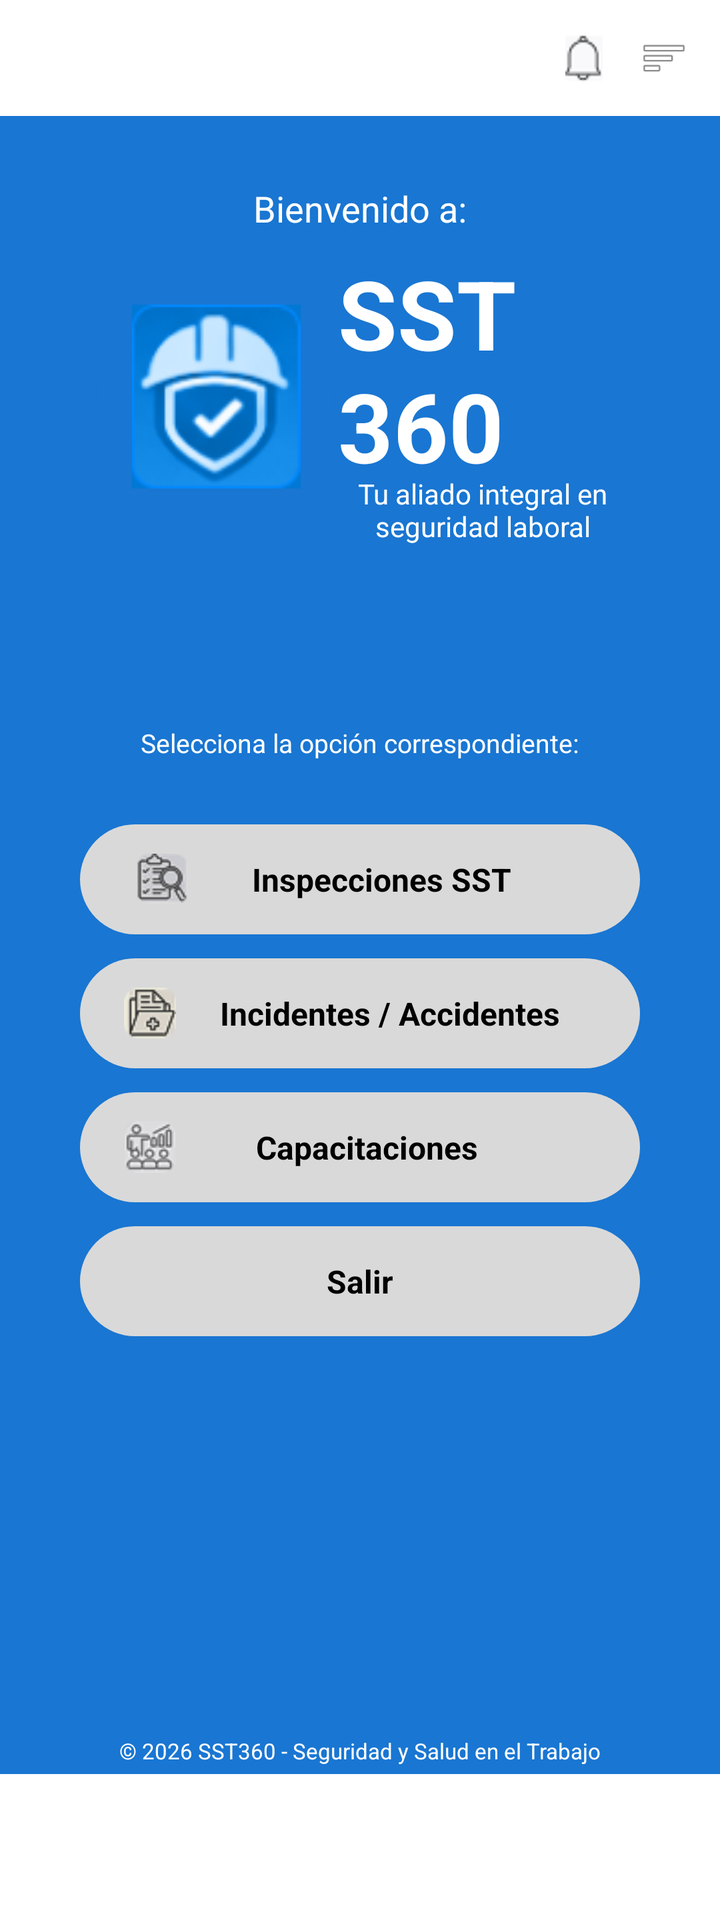
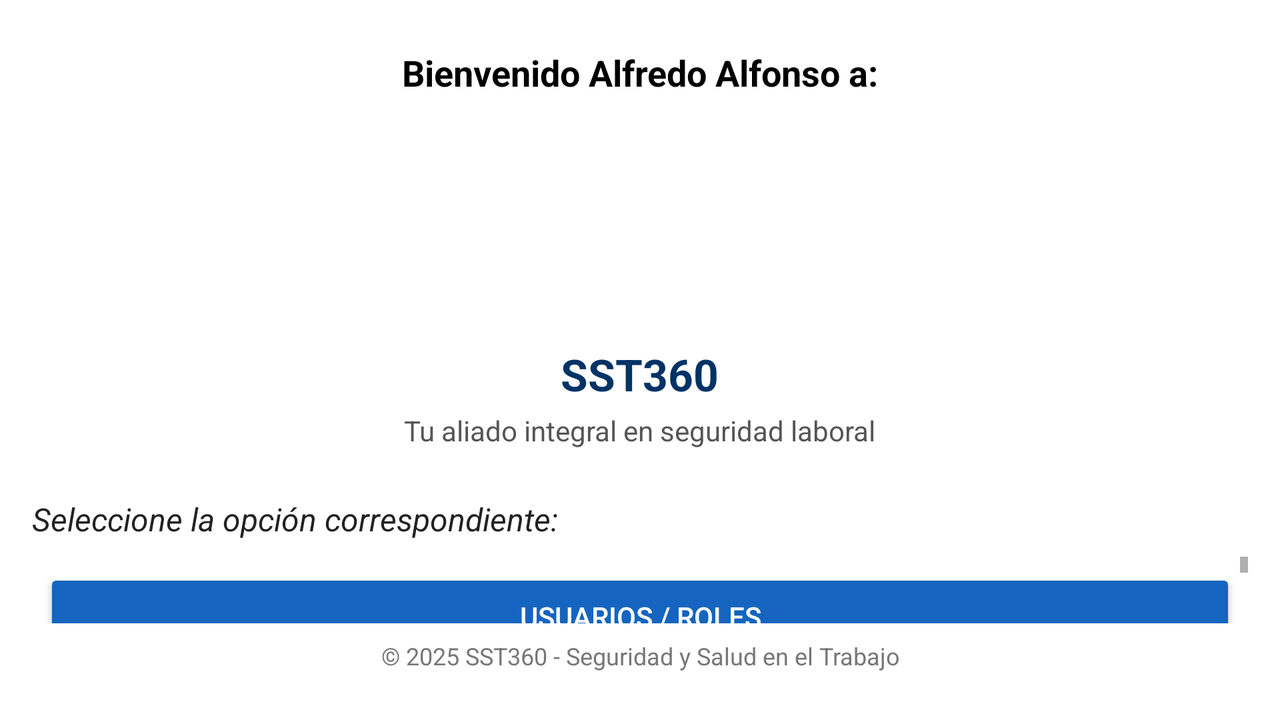

The same Android screen from two of the app's own layout files: first res/layout/ as a phone draws it, then the repository's variant for another configuration, drawn on a device whose configuration selects that folder. Both files follow.
<!-- AndroidManifest.xml: application theme Theme.SST360 -->
<!-- res/layout/activity_principal.xml -->
<?xml version="1.0" encoding="utf-8"?>
<ScrollView xmlns:android="http://schemas.android.com/apk/res/android"
    android:layout_width="match_parent"
    android:layout_height="match_parent"
    android:background="#1976D2"
    android:fillViewport="true">

    <LinearLayout
        android:layout_width="match_parent"
        android:layout_height="match_parent"
        android:orientation="vertical">

        

        
        <LinearLayout
            android:layout_width="match_parent"
            android:layout_height="58dp"
            android:background="#FFFFFF"
            android:gravity="end|center_vertical"
            android:paddingEnd="16dp">

            <ImageView
                android:layout_width="24dp"
                android:layout_height="24dp"
                android:layout_marginEnd="16dp"
                android:src="@drawable/campana_not" />

            <ImageView
                android:layout_width="24dp"
                android:layout_height="24dp"
                android:src="@android:drawable/ic_menu_sort_by_size" />
        </LinearLayout>

        <LinearLayout
            android:layout_width="match_parent"
            android:layout_height="wrap_content"
            android:orientation="vertical"
            android:gravity="center_horizontal"
            android:padding="24dp"
            android:elevation="4dp">

            
            <TextView
                android:text="Bienvenido a:"
                android:textColor="#FFFFFF"
                android:textSize="18sp"
                android:layout_marginTop="10dp"
                android:layout_width="wrap_content"
                android:layout_height="wrap_content"/>

            
            <LinearLayout
                android:layout_width="match_parent"
                android:layout_height="wrap_content"
                android:orientation="horizontal"
                android:gravity="center"
                android:layout_marginTop="8dp"
                android:paddingStart="24dp"
                android:paddingEnd="24dp">

                

                

                <ImageView
                    android:layout_width="120dp"
                    android:layout_height="120dp"
                    android:src="@drawable/logo_modif"
                    android:background="@drawable/logo_redondo"
                    android:padding="14dp"
                    android:layout_marginEnd="1dp"/>

                <Space
                    android:layout_width="0dp"
                    android:layout_height="wrap_content"/>

                
                <LinearLayout
                    android:layout_width="wrap_content"
                    android:layout_height="wrap_content"
                    android:orientation="vertical"
                    android:gravity="center_vertical">

                    
                    <TextView
                        android:layout_width="match_parent"
                        android:layout_height="wrap_content"
                        android:text="SST 360"
                        android:textColor="#FFFFFF"
                        android:textSize="48sp"
                        android:textStyle="bold"
                        android:layout_marginBottom="2dp"/>

                    
                    <TextView
                        android:layout_width="match_parent"
                        android:layout_height="wrap_content"
                        android:text="Tu aliado integral en seguridad laboral"
                        android:textColor="#FFFFFF"
                        android:textSize="14sp"
                        android:textAlignment="center"
                        android:layout_marginTop="-10dp"
                        android:layout_marginStart="2dp"/>

                </LinearLayout>
            </LinearLayout>

            
            <TextView
                android:text="Selecciona la opción correspondiente:"
                android:textColor="#FFFFFF"
                android:textSize="13sp"
                android:layout_marginBottom="20dp"
                android:layout_width="wrap_content"
                android:layout_height="wrap_content"
                android:layout_marginTop="90dp"/>

            
            <LinearLayout
                android:id="@+id/btnInspecciones"
                android:layout_width="280dp"
                android:layout_height="55dp"
                android:orientation="horizontal"
                android:gravity="center_vertical"
                android:background="@drawable/btn_redondeado"
                android:layout_marginTop="12dp"
                android:paddingStart="28dp">

                
                <ImageView
                    android:layout_width="26dp"
                    android:layout_height="26dp"
                    android:src="@drawable/bt_inspec"
                    android:layout_marginEnd="32dp"/>

                
                <TextView
                    android:layout_width="wrap_content"
                    android:layout_height="wrap_content"
                    android:text="Inspecciones SST"
                    android:textColor="#000000"
                    android:textSize="16sp"
                    android:textStyle="bold" />
            </LinearLayout>

            
            <LinearLayout
                android:id="@+id/btnIncidentes"
                android:layout_width="280dp"
                android:layout_height="55dp"
                android:orientation="horizontal"
                android:gravity="center_vertical"
                android:background="@drawable/btn_redondeado"
                android:layout_marginTop="12dp"
                android:paddingStart="22dp"
                android:paddingEnd="22dp">

                <ImageView
                    android:layout_width="26dp"
                    android:layout_height="26dp"
                    android:src="@drawable/bt_incide"
                    android:layout_marginEnd="22dp"/>

                <TextView
                    android:layout_width="wrap_content"
                    android:layout_height="wrap_content"
                    android:text="Incidentes / Accidentes"
                    android:textColor="#000000"
                    android:textSize="16sp"
                    android:textStyle="bold"/>
            </LinearLayout>

            
            <LinearLayout
                android:id="@+id/btnCapacitaciones"
                android:layout_width="280dp"
                android:layout_height="55dp"
                android:orientation="horizontal"
                android:gravity="center_vertical"
                android:background="@drawable/btn_redondeado"
                android:layout_marginTop="12dp"
                android:paddingStart="22dp"
                android:paddingEnd="22dp">

                <ImageView
                    android:layout_width="26dp"
                    android:layout_height="26dp"
                    android:src="@drawable/bt_capacit"
                    android:layout_marginEnd="40dp"/>

                <TextView
                    android:layout_width="wrap_content"
                    android:layout_height="wrap_content"
                    android:text="Capacitaciones"
                    android:textColor="#000000"
                    android:textSize="16sp"
                    android:textStyle="bold"/>
            </LinearLayout>

            
            <LinearLayout
                android:id="@+id/btnSalir"
                android:layout_width="280dp"
                android:layout_height="55dp"
                android:orientation="horizontal"
                android:gravity="center"
                android:background="@drawable/btn_redondeado"
                android:layout_marginTop="12dp">

                <TextView
                    android:layout_width="wrap_content"
                    android:layout_height="wrap_content"
                    android:text="Salir"
                    android:textColor="#000000"
                    android:textSize="16sp"
                    android:textStyle="bold"/>
            </LinearLayout>

            

            
            <Space
                android:layout_width="match_parent"
                android:layout_height="200dp"
                android:layout_weight="1"/>

            <TextView
                android:layout_width="match_parent"
                android:layout_height="wrap_content"
                android:text="© 2026 SST360 - Seguridad y Salud en el Trabajo"
                android:textColor="#FFFFFF"
                android:textSize="11sp"
                android:gravity="center"/>
        </LinearLayout>

        
        <LinearLayout
            android:layout_width="match_parent"
            android:layout_height="70dp"
            android:background="#FFFFFF"
            android:layout_marginTop="-20dp"/>

    </LinearLayout>
</ScrollView>
<!-- resources referenced by this layout -->
<resources>
  <!-- drawable bt_capacit: png bitmap (drawable, 2053 bytes) -->
  <!-- drawable bt_incide: png bitmap (drawable, 1727 bytes) -->
  <!-- drawable bt_inspec: png bitmap (drawable, 2099 bytes) -->
  <!-- drawable btn_redondeado (drawable) -->
  <shape xmlns:android="http://schemas.android.com/apk/res/android"
      android:shape="rectangle">
  
      
      <solid android:color="#D9D9D9"/>
  
      
      <corners android:radius="50dp"/>
  
      
      <padding
          android:left="16dp"
          android:right="16dp"
          android:top="10dp"
          android:bottom="10dp"/>
  </shape>
  <!-- drawable campana_not: png bitmap (drawable, 788 bytes) -->
  <!-- drawable logo_modif: png bitmap (drawable, 7073 bytes) -->
  <!-- drawable logo_redondo (drawable) -->
  <shape xmlns:android="http://schemas.android.com/apk/res/android"
      android:shape="oval">
  
      
      <solid android:color="#1976D2"/>
  
  </shape>
  <style name="Theme.SST360" parent="Theme.AppCompat.Light.NoActionBar">
          <item name="colorPrimary">#1565C0</item>
          <item name="colorPrimaryDark">#0D47A1</item>
          <item name="colorAccent">#1565C0</item>
      </style>
</resources>
<!-- res/layout-land/activity_principal.xml (the repository's variant of the layout above) -->
<!-- drawn on the phone turned sideways -->
<?xml version="1.0" encoding="utf-8"?>
<LinearLayout xmlns:android="http://schemas.android.com/apk/res/android"
    xmlns:tools="http://schemas.android.com/tools"
    android:id="@+id/rootLayout"
    android:layout_width="match_parent"
    android:layout_height="match_parent"
    android:background="#FFFFFF"
    android:orientation="vertical"
    android:padding="16dp"
    tools:context=".MainActivity">

    <TextView
        android:id="@+id/tvBienvenida"
        android:layout_width="match_parent"
        android:layout_height="wrap_content"
        android:gravity="center"
        android:padding="8dp"
        android:text="Bienvenido Alfredo Alfonso a:"
        android:textColor="#000000"
        android:textSize="18sp"
        android:textStyle="bold" />

    <LinearLayout
        android:layout_width="match_parent"
        android:layout_height="wrap_content"
        android:gravity="center_horizontal"
        android:orientation="vertical"
        android:padding="8dp">

        <ImageView
            android:id="@+id/imgLogo"
            android:layout_width="100dp"
            android:layout_height="100dp"
            android:layout_marginBottom="8dp"
            android:contentDescription="Logo SST360"
            android:src="@android:drawable/sym_def_app_icon" />

        <TextView
            android:id="@+id/tvLogoTexto"
            android:layout_width="wrap_content"
            android:layout_height="wrap_content"
            android:text="SST360"
            android:textColor="#003366"
            android:textSize="22sp"
            android:textStyle="bold" />

        <TextView
            android:id="@+id/tvTagline"
            android:layout_width="wrap_content"
            android:layout_height="wrap_content"
            android:layout_marginTop="4dp"
            android:text="Tu aliado integral en seguridad laboral"
            android:textColor="#555555"
            android:textSize="14sp" />
    </LinearLayout>

    <TextView
        android:id="@+id/tvInstruccion"
        android:layout_width="match_parent"
        android:layout_height="wrap_content"
        android:paddingTop="16dp"
        android:paddingBottom="8dp"
        android:text="Seleccione la opción correspondiente:"
        android:textColor="#222222"
        android:textSize="16sp"
        android:textStyle="italic" />

    <ScrollView
        android:layout_width="match_parent"
        android:layout_height="0dp"
        android:layout_weight="1">

        <LinearLayout
            android:layout_width="match_parent"
            android:layout_height="wrap_content"
            android:gravity="center_horizontal"
            android:orientation="vertical">

            <Button
                android:id="@+id/btnUsuariosRoles"
                android:layout_width="match_parent"
                android:layout_height="wrap_content"
                android:layout_margin="6dp"
                android:backgroundTint="#1565C0"
                android:text="Usuarios / Roles"
                android:textColor="#FFFFFF" />

            <Button
                android:id="@+id/btnInspecciones"
                android:layout_width="match_parent"
                android:layout_height="wrap_content"
                android:layout_margin="6dp"
                android:backgroundTint="#1565C0"
                android:text="Inspecciones SST"
                android:textColor="#FFFFFF" />

            <Button
                android:id="@+id/btnReportes"
                android:layout_width="match_parent"
                android:layout_height="wrap_content"
                android:layout_margin="6dp"
                android:backgroundTint="#1565C0"
                android:text="Reportes de Accidentes"
                android:textColor="#FFFFFF" />

            <Button
                android:id="@+id/btnCapacitaciones"
                android:layout_width="match_parent"
                android:layout_height="wrap_content"
                android:layout_margin="6dp"
                android:backgroundTint="#1565C0"
                android:text="Capacitaciones"
                android:textColor="#FFFFFF" />

            <Button
                android:id="@+id/btnDocumentos"
                android:layout_width="match_parent"
                android:layout_height="wrap_content"
                android:layout_margin="6dp"
                android:backgroundTint="#1565C0"
                android:text="Documentos Normativos"
                android:textColor="#FFFFFF" />

            <Button
                android:id="@+id/btnSalir"
                android:layout_width="match_parent"
                android:layout_height="wrap_content"
                android:layout_margin="6dp"
                android:backgroundTint="#B71C1C"
                android:text="Salir"
                android:textColor="#FFFFFF" />
        </LinearLayout>
    </ScrollView>

    <TextView
        android:id="@+id/tvFooter"
        android:layout_width="match_parent"
        android:layout_height="wrap_content"
        android:gravity="center"
        android:padding="8dp"
        android:text="© 2025 SST360 - Seguridad y Salud en el Trabajo"
        android:textColor="#777777"
        android:textSize="12sp" />

</LinearLayout>
<!-- resources referenced by the variant -->
<!-- as the phone turned sideways resolves them -->
<resources>
  <style name="Theme.SST360" parent="Theme.AppCompat.Light.NoActionBar">
          <item name="colorPrimary">#1565C0</item>
          <item name="colorPrimaryDark">#0D47A1</item>
          <item name="colorAccent">#1565C0</item>
      </style>
</resources>
